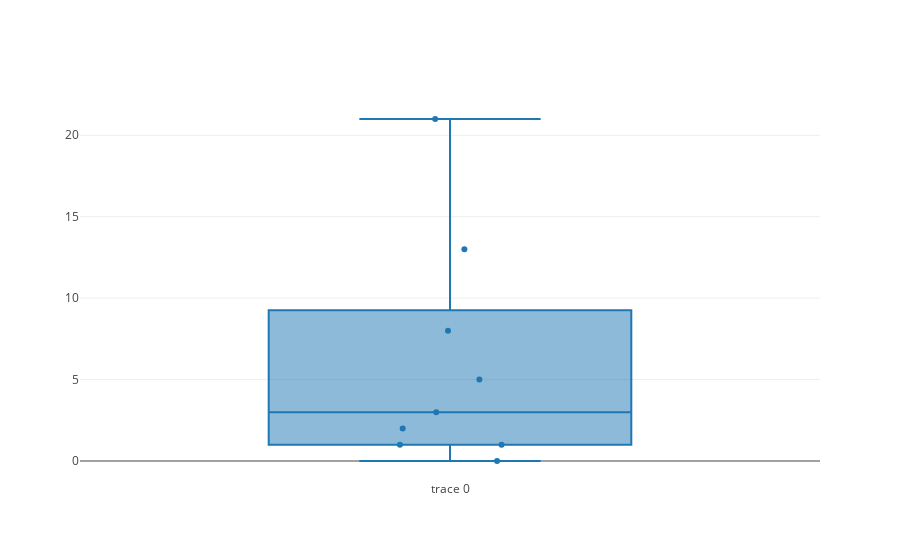

This figure's notebook cell:
### Code cell
data = [
    go.Box(
        y=[0, 1, 1, 2, 3, 5, 8, 13, 21],
        boxpoints='all',
        jitter=0.5,
        pointpos=0
    )
]
py.iplot(data)

### Figure 1 — Plotly figure (JSON) as saved in the notebook; plotly's stock layout.template omitted (floating-point values rounded to 4 significant figures)
{"data": [{"boxpoints": "all", "jitter": 0.5, "pointpos": 0, "type": "box", "y": [0, 1, 1, 2, 3, 5, 8, 13, 21]}], "layout": {}}
